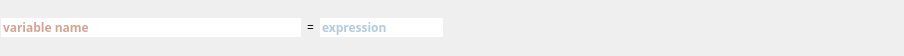
<?xml version="1.0" encoding="UTF-8"?>
<ui version="4.0">
 <class>VariableDeclaration</class>
 <widget class="QWidget" name="VariableDeclaration">
  <property name="geometry">
   <rect>
    <x>0</x>
    <y>0</y>
    <width>904</width>
    <height>56</height>
   </rect>
  </property>
  <property name="font">
   <font>
    <family>JetBrains Mono</family>
    <weight>75</weight>
    <bold>true</bold>
   </font>
  </property>
  <property name="mouseTracking">
   <bool>true</bool>
  </property>
  <property name="windowTitle">
   <string>Form</string>
  </property>
  <property name="autoFillBackground">
   <bool>false</bool>
  </property>
  <layout class="QHBoxLayout" name="horizontalLayout" stretch="0,0,0,1">
   <property name="spacing">
    <number>6</number>
   </property>
   <property name="sizeConstraint">
    <enum>QLayout::SetDefaultConstraint</enum>
   </property>
   <property name="leftMargin">
    <number>1</number>
   </property>
   <property name="topMargin">
    <number>1</number>
   </property>
   <property name="rightMargin">
    <number>1</number>
   </property>
   <property name="bottomMargin">
    <number>1</number>
   </property>
   <item>
    <widget class="QLineEdit" name="name_edit">
     <property name="sizePolicy">
      <sizepolicy hsizetype="Minimum" vsizetype="Fixed">
       <horstretch>0</horstretch>
       <verstretch>0</verstretch>
      </sizepolicy>
     </property>
     <property name="minimumSize">
      <size>
       <width>300</width>
       <height>0</height>
      </size>
     </property>
     <property name="font">
      <font/>
     </property>
     <property name="autoFillBackground">
      <bool>false</bool>
     </property>
     <property name="styleSheet">
      <string notr="true">:focus{color: #AA4926}
:!focus{ border: none; color: #AA4926 }

</string>
     </property>
     <property name="text">
      <string/>
     </property>
     <property name="frame">
      <bool>true</bool>
     </property>
     <property name="dragEnabled">
      <bool>false</bool>
     </property>
     <property name="placeholderText">
      <string>variable name</string>
     </property>
     <property name="cursorMoveStyle">
      <enum>Qt::VisualMoveStyle</enum>
     </property>
     <property name="clearButtonEnabled">
      <bool>false</bool>
     </property>
    </widget>
   </item>
   <item>
    <widget class="QLabel" name="label_2">
     <property name="sizePolicy">
      <sizepolicy hsizetype="Fixed" vsizetype="Fixed">
       <horstretch>0</horstretch>
       <verstretch>0</verstretch>
      </sizepolicy>
     </property>
     <property name="font">
      <font>
       <weight>50</weight>
       <bold>false</bold>
      </font>
     </property>
     <property name="autoFillBackground">
      <bool>true</bool>
     </property>
     <property name="styleSheet">
      <string notr="true"/>
     </property>
     <property name="text">
      <string>=</string>
     </property>
    </widget>
   </item>
   <item>
    <widget class="QLineEdit" name="expression_edit">
     <property name="sizePolicy">
      <sizepolicy hsizetype="Minimum" vsizetype="Fixed">
       <horstretch>0</horstretch>
       <verstretch>0</verstretch>
      </sizepolicy>
     </property>
     <property name="font">
      <font/>
     </property>
     <property name="autoFillBackground">
      <bool>false</bool>
     </property>
     <property name="styleSheet">
      <string notr="true">:focus{ color: #6897BB }
:!focus{ border: none; color: #6897BB }</string>
     </property>
     <property name="placeholderText">
      <string>expression</string>
     </property>
    </widget>
   </item>
   <item>
    <spacer name="horizontalSpacer">
     <property name="orientation">
      <enum>Qt::Horizontal</enum>
     </property>
     <property name="sizeHint" stdset="0">
      <size>
       <width>40</width>
       <height>20</height>
      </size>
     </property>
    </spacer>
   </item>
  </layout>
 </widget>
 <resources/>
 <connections/>
</ui>
